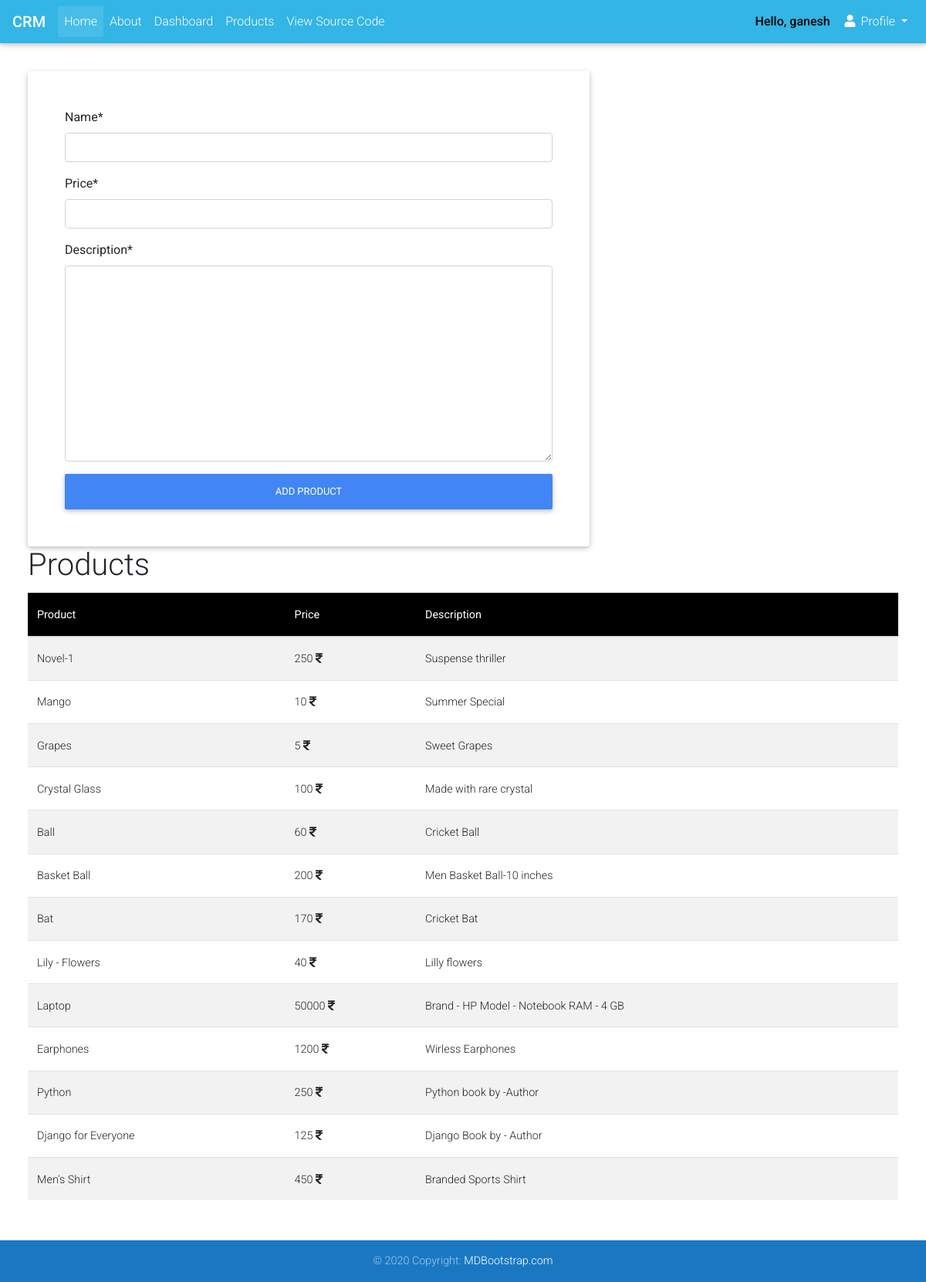
/products (signed in), run on the app's committed database.
### webapp/models.py (models this page shows, shortened)
class Products(models.Model):
    CATEGORY = (('Indoor','Indoor'), ('Outdoor', 'Outdoor'))
    name = models.CharField(max_length=20, null=True)
    price = models.CharField(max_length=20, null=True)
    description = models.TextField(max_length=50, null=True)
    date_created = models.DateTimeField(auto_now_add=True)
    category = models.CharField(max_length=20, choices=CATEGORY, null=True, blank=True)
    tag = models.ManyToManyField(Tag, null=True, blank=True)

### webapp/views.py (the view)
# urls.py: path('products', views.products, name='products'),
@login_required(login_url='login')
def products(request):
    add_product = AddProduct()
    if request.method == 'POST':
        add_product = AddProduct(request.POST)
        if add_product.is_valid():
            add_product.save()
            return redirect('products')
    products = Products.objects.all()
    context = {'products':products, 'add_product':add_product}
    return render(request, 'products.html', context)

### webapp/forms.py
class AddProduct(forms.ModelForm):
    class Meta:
        model = Products
        fields = ['name', 'price', 'description']

### templates/products.html (shortened to what this page needs)
{% extends 'base.html' %}
{% load crispy_forms_tags %}
{% block content %}
<div class="row m-3">
    <div class="card-body">
        {% if user.is_staff %}
        <div class="card card-body p-5" style="margin-right:400px">
            <form method="POST" novalidate>
                {{add_product|crispy}}
                <button class="btn btn-primary btn-block" type="submit">Add Product</button>
            </form>
        </div>
        {% else %}
            <a class="btn btn-block btn-primary" href="#">Place Order</a>
        {% endif%}
        <h1 class="card-title">Products</h1>
        <table class="table table-striped">
            <thead class="black white-text">
                <tr>
                    <th>Product</th>
                    <th>Price</th>
                    <th>Description</th>
                </tr>
            </thead>
            {% for product in products%}
                <tr>
                    <td>{{product.name}}</td>
                    <td>{{product.price}} <i class="fas fa-rupee-sign"></i></td>
                    <td>{{product.description}}</td>
                </tr>
            {% endfor %}
        </table>
    </div>
</div>
{% endblock %}

### templates/navbar.html (shortened to what this page needs)
<nav class="mb-1 navbar navbar-expand-lg navbar-dark info-color">
  <a class="navbar-brand" href="{% url 'home' %}"><strong>CRM</strong></a>
  <div class="collapse navbar-collapse" id="navbarNav">
    <ul class="navbar-nav">
      <li class="nav-item active">
        <a class="nav-link" href="{% url 'home' %}">Home <span class="sr-only">(current)</span></a>
      </li>
      <li class="nav-item">
        <a class="nav-link" href="{% url 'about-page' %}">About</a>
      </li>
      {% if user.is_authenticated %}
          {% if user.is_staff %}
      <li class="nav-item">
        <a class="nav-link" href="{% url 'dashboard' %}">Dashboard</a>
      </li>
          {% endif%}
      <li class="nav-item">
        <a class="nav-link" href="{% url 'products' %}">Products</a>
      </li>
      {% endif %}
      <li class="nav-item">
        <a class="nav-link" href="https://github.com/ganeshvarmaperuri/crm.git">View Source Code</a>
      </li>
    </ul>
  </div>
  <div class="collapse navbar-collapse" id="navbarSupportedContent-4">
    <ul class="navbar-nav ml-auto">
  {% if user.is_authenticated %}
      <li class="nav-item">
        <a class="nav-link"><strong style="color:black">Hello, {{user.username}}</strong></a>
      </li>
      <li class="nav-item dropdown">
        <a class="nav-link dropdown-toggle" id="navbarDropdownMenuLink-4" data-toggle="dropdown"
          aria-haspopup="true" aria-expanded="false">
          <i class="fas fa-user"></i> Profile </a>
      </li>
  {% endif %}
    </ul>
  </div>
</nav>

### data on the page
Products: name "Novel-1", price "250", description "Suspense thriller"
Products: name "Mango", price "10", description "Summer Special"
Products: name "Grapes", price "5", description "Sweet Grapes"
Products: name "Crystal Glass", price "100", description "Made with rare crystal"
Products: name "Ball", price "60", description "Cricket Ball"
Products: name "Basket Ball", price "200", description "Men Basket Ball-10 inches"
Products: name "Bat", price "170", description "Cricket Bat"
Products: name "Lily - Flowers", price "40", description "Lilly flowers"
Products: name "Laptop", price "50000", description "Brand - HP Model - Notebook RAM - 4 GB"
Products: name "Earphones", price "1200", description "Wirless Earphones"
Products: name "Python", price "250", description "Python book by -Author"
Products: name "Django for Everyone", price "125", description "Django Book by - Author"
Products: name "Men's Shirt", price "450", description "Branded Sports Shirt"

### other printed values
{{ user.username }} "ganesh"
